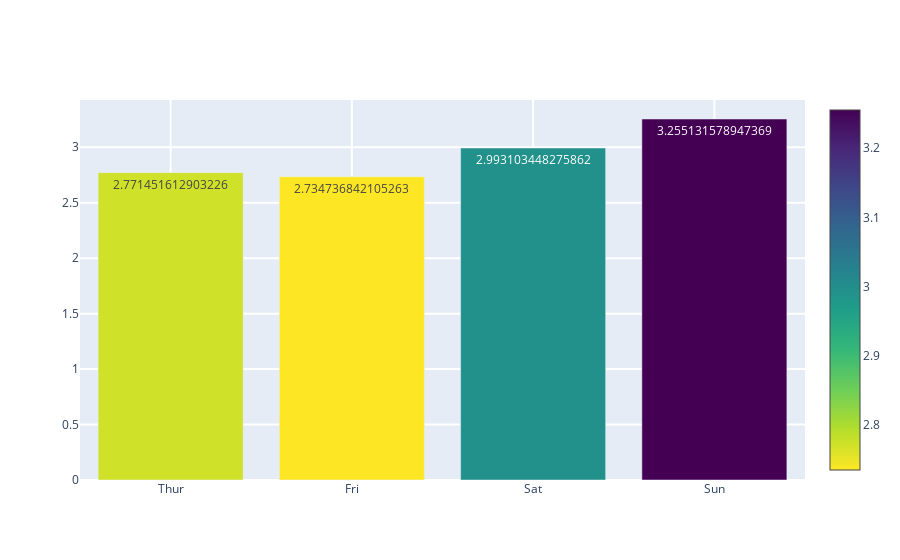

Notebook code for this chart:
### Code cell
df = dataloader.load_tips(group="day")
plty.barplot(df, xcol="day", ycol="tip")

### Figure 1 — Plotly figure (JSON) as saved in the notebook; plotly's stock layout.template omitted (floating-point values rounded to 4 significant figures)
{"data": [{"marker": {"cauto": true, "cmax": 3.255, "cmin": 2.735, "color": [2.771, 2.735, 2.993, 3.255], "colorscale": [[0, "#440154"], [0.1111, "#482878"], [0.2222, "#3e4989"], [0.3333, "#31688e"], [0.4444, "#26828e"], [0.5556, "#1f9e89"], [0.6667, "#35b779"], [0.7778, "#6ece58"], [0.8889, "#b5de2b"], [1, "#fde725"]], "reversescale": true, "showscale": true}, "text": [2.771, 2.735, 2.993, 3.255], "textposition": "auto", "type": "bar", "x": ["Thur", "Fri", "Sat", "Sun"], "y": [2.771, 2.735, 2.993, 3.255]}], "layout": {"autosize": true, "xaxis": {"autorange": true, "gridwidth": 2, "range": [-0.5, 3.5], "ticklen": 5, "type": "category", "zeroline": false}, "yaxis": {"autorange": true, "gridwidth": 2, "range": [0, 3.426], "ticklen": 5, "type": "linear"}}}
